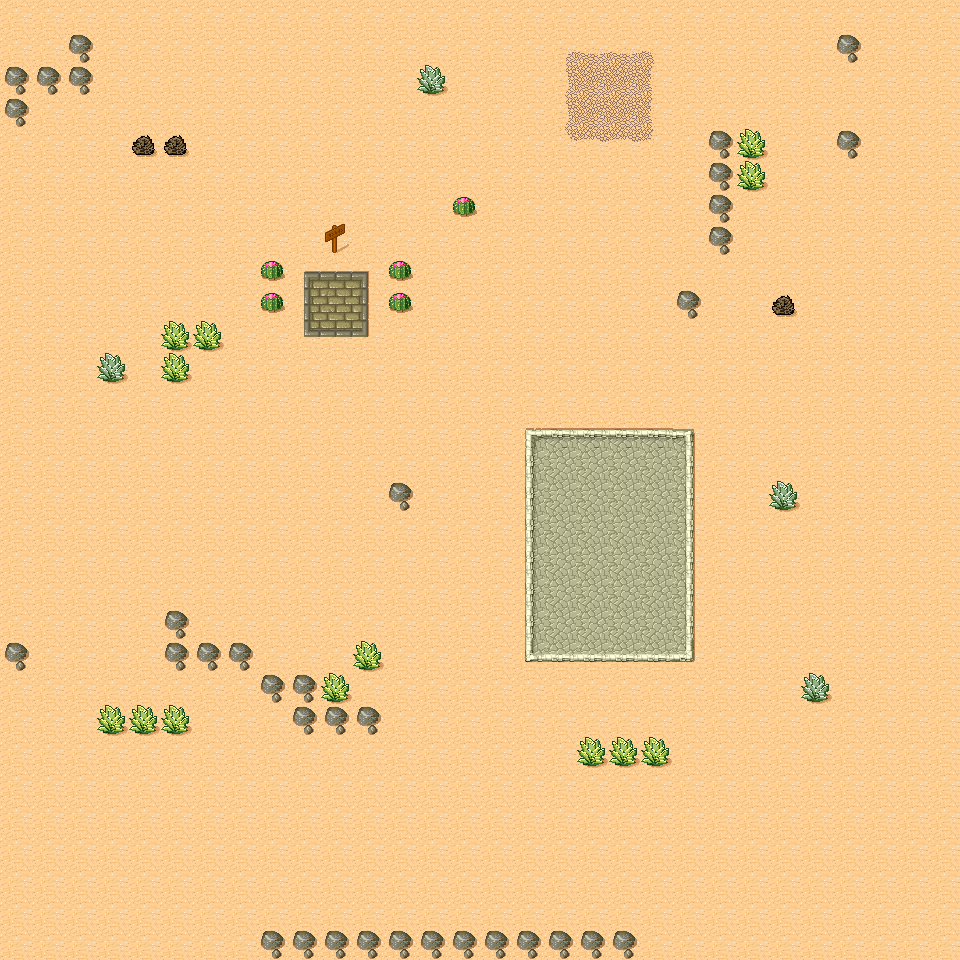

A 2D game scene composited from a Tiled map and its tileset images. What follows is a short description and the map's XML, with every tile layer's data as written:
An orthogonal 30x30 tile map with 32x32 px tiles, 2 tile layers (タイル・レイヤー1, Test).

<map version="1.0" orientation="orthogonal" width="30" height="30" tilewidth="32" tileheight="32">
 <tileset firstgid="1" name="tmw_desert_spacing" tilewidth="32" tileheight="32" spacing="1" margin="1">
  <image source="desert_chips.png" trans="ff00ff" width="265" height="199" />
 </tileset>
 <layer name="タイル・レイヤー1" width="30" height="30">
  <data encoding="csv">
30,30,30,30,30,30,30,30,30,30,30,30,30,30,30,30,30,30,30,30,30,30,30,30,30,30,30,30,30,30,
30,30,32,30,30,30,30,30,30,30,30,30,30,30,30,30,30,6,7,7,8,30,30,30,30,30,32,30,30,30,
32,32,32,30,30,30,30,30,30,30,30,30,30,38,30,30,30,14,15,15,16,30,30,30,30,30,30,30,30,30,
32,30,30,30,30,30,30,30,30,30,30,30,30,30,30,30,30,14,15,15,16,30,30,30,30,30,30,30,30,30,
30,30,30,30,47,47,30,30,30,30,30,30,30,30,30,30,30,22,23,23,24,30,32,40,30,30,32,30,30,30,
30,30,30,30,30,30,30,30,30,30,30,30,30,30,30,30,30,30,30,30,30,30,32,40,30,30,30,30,30,30,
30,30,30,30,30,30,30,30,30,30,30,30,30,30,31,30,30,30,30,30,30,30,32,30,30,30,30,30,30,30,
30,30,30,30,30,30,30,30,30,30,46,30,30,30,30,30,30,30,30,30,30,30,32,30,30,30,30,30,30,30,
30,30,30,30,30,30,30,30,31,1,2,3,31,30,30,30,30,30,30,30,30,30,30,30,30,30,30,30,30,30,
30,30,30,30,30,30,30,30,31,9,10,11,31,30,30,30,30,30,30,30,30,32,30,30,47,30,30,30,30,30,
30,30,30,30,30,40,40,30,30,17,18,19,30,30,30,30,30,30,30,30,30,30,30,30,30,30,30,30,30,30,
30,30,30,38,30,40,30,30,30,30,30,30,30,30,30,30,30,30,30,30,30,30,30,30,30,30,30,30,30,30,
30,30,30,30,30,30,30,30,30,30,30,30,30,30,30,30,30,30,30,30,30,30,30,30,30,30,30,30,30,30,
30,30,30,30,30,30,30,30,30,30,30,30,30,30,30,30,25,26,26,26,26,27,30,30,30,30,30,30,30,30,
30,30,30,30,30,30,30,30,30,30,30,30,30,30,30,30,33,34,34,34,34,35,30,30,30,30,30,30,30,30,
30,30,30,30,30,30,30,30,30,30,30,30,32,30,30,30,33,34,34,34,34,35,30,30,38,30,30,30,30,30,
30,30,30,30,30,30,30,30,30,30,30,30,30,30,30,30,33,34,34,34,34,35,30,30,30,30,30,30,30,30,
30,30,30,30,30,30,30,30,30,30,30,30,30,30,30,30,33,34,34,34,34,35,30,30,30,30,30,30,30,30,
30,30,30,30,30,30,30,30,30,30,30,30,30,30,30,30,33,34,34,34,34,35,30,30,30,30,30,30,30,30,
30,30,30,30,30,32,30,30,30,30,30,30,30,30,30,30,33,34,34,34,34,35,30,30,30,30,30,30,30,30,
32,30,30,30,30,32,32,32,30,30,30,40,30,30,30,30,41,42,42,42,42,43,30,30,30,30,30,30,30,30,
30,30,30,30,30,30,30,30,32,32,40,30,30,30,30,30,30,30,30,30,30,30,30,30,30,38,30,30,30,30,
30,30,30,40,40,40,30,30,30,32,32,32,30,30,30,30,30,30,30,30,30,30,30,30,30,30,30,30,30,30,
30,30,30,30,30,30,30,30,30,30,30,30,30,30,30,30,30,30,40,40,40,30,30,30,30,30,30,30,30,30,
30,30,30,30,30,30,30,30,30,30,30,30,30,30,30,30,30,30,30,30,30,30,30,30,30,30,30,30,30,30,
30,30,30,30,30,30,30,30,30,30,30,30,30,30,30,30,30,30,30,30,30,30,30,30,30,30,30,30,30,30,
30,30,30,30,30,30,30,30,30,30,30,30,30,30,30,30,30,30,30,30,30,30,30,30,30,30,30,30,30,30,
30,30,30,30,30,30,30,30,30,30,30,30,30,30,30,30,30,30,30,30,30,30,30,30,30,30,30,30,30,30,
30,30,30,30,30,30,30,30,30,30,30,30,30,30,30,30,30,30,30,30,30,30,30,30,30,30,30,30,30,30,
30,30,30,30,30,30,30,30,30,30,30,30,30,30,30,30,30,30,30,30,30,30,30,30,30,30,30,30,30,30
</data>
 </layer>
 <layer name="Test" width="30" height="30">
  <data encoding="csv">
0,0,0,0,0,0,0,0,0,0,0,0,0,0,0,0,0,0,0,0,0,0,0,0,0,0,0,0,0,0,
0,0,0,0,0,0,0,0,0,0,0,0,0,0,0,0,0,0,0,0,0,0,0,0,0,0,0,0,0,0,
0,0,0,0,0,0,0,0,0,0,0,0,0,0,0,0,0,0,0,0,0,0,0,0,0,0,0,0,0,0,
0,0,0,0,0,0,0,0,0,0,0,0,0,0,0,0,0,0,0,0,0,0,0,0,0,0,0,0,0,0,
0,0,0,0,0,0,0,0,0,0,0,0,0,0,0,0,0,0,0,0,0,0,0,0,0,0,0,0,0,0,
0,0,0,0,0,0,0,0,0,0,0,0,0,0,0,0,0,0,0,0,0,0,0,0,0,0,0,0,0,0,
0,0,0,0,0,0,0,0,0,0,0,0,0,0,0,0,0,0,0,0,0,0,0,0,0,0,0,0,0,0,
0,0,0,0,0,0,0,0,0,0,0,0,0,0,0,0,0,0,0,0,0,0,0,0,0,0,0,0,0,0,
0,0,0,0,0,0,0,0,0,0,0,0,0,0,0,0,0,0,0,0,0,0,0,0,0,0,0,0,0,0,
0,0,0,0,0,0,0,0,0,0,0,0,0,0,0,0,0,0,0,0,0,0,0,0,0,0,0,0,0,0,
0,0,0,0,0,0,0,0,0,0,0,0,0,0,0,0,0,0,0,0,0,0,0,0,0,0,0,0,0,0,
0,0,0,0,0,0,0,0,0,0,0,0,0,0,0,0,0,0,0,0,0,0,0,0,0,0,0,0,0,0,
0,0,0,0,0,0,0,0,0,0,0,0,0,0,0,0,0,0,0,0,0,0,0,0,0,0,0,0,0,0,
0,0,0,0,0,0,0,0,0,0,0,0,0,0,0,0,0,0,0,0,0,0,0,0,0,0,0,0,0,0,
0,0,0,0,0,0,0,0,0,0,0,0,0,0,0,0,0,0,0,0,0,0,0,0,0,0,0,0,0,0,
0,0,0,0,0,0,0,0,0,0,0,0,0,0,0,0,0,0,0,0,0,0,0,0,0,0,0,0,0,0,
0,0,0,0,0,0,0,0,0,0,0,0,0,0,0,0,0,0,0,0,0,0,0,0,0,0,0,0,0,0,
0,0,0,0,0,0,0,0,0,0,0,0,0,0,0,0,0,0,0,0,0,0,0,0,0,0,0,0,0,0,
0,0,0,0,0,0,0,0,0,0,0,0,0,0,0,0,0,0,0,0,0,0,0,0,0,0,0,0,0,0,
0,0,0,0,0,0,0,0,0,0,0,0,0,0,0,0,0,0,0,0,0,0,0,0,0,0,0,0,0,0,
0,0,0,0,0,0,0,0,0,0,0,0,0,0,0,0,0,0,0,0,0,0,0,0,0,0,0,0,0,0,
0,0,0,0,0,0,0,0,0,0,0,0,0,0,0,0,0,0,0,0,0,0,0,0,0,0,0,0,0,0,
0,0,0,0,0,0,0,0,0,0,0,0,0,0,0,0,0,0,0,0,0,0,0,0,0,0,0,0,0,0,
0,0,0,0,0,0,0,0,0,0,0,0,0,0,0,0,0,0,0,0,0,0,0,0,0,0,0,0,0,0,
0,0,0,0,0,0,0,0,0,0,0,0,0,0,0,0,0,0,0,0,0,0,0,0,0,0,0,0,0,0,
0,0,0,0,0,0,0,0,0,0,0,0,0,0,0,0,0,0,0,0,0,0,0,0,0,0,0,0,0,0,
0,0,0,0,0,0,0,0,0,0,0,0,0,0,0,0,0,0,0,0,0,0,0,0,0,0,0,0,0,0,
0,0,0,0,0,0,0,0,0,0,0,0,0,0,0,0,0,0,0,0,0,0,0,0,0,0,0,0,0,0,
0,0,0,0,0,0,0,0,0,0,0,0,0,0,0,0,0,0,0,0,0,0,0,0,0,0,0,0,0,0,
0,0,0,0,0,0,0,0,32,32,32,32,32,32,32,32,32,32,32,32,0,0,0,0,0,0,0,0,0,0
</data>
 </layer>
</map>
